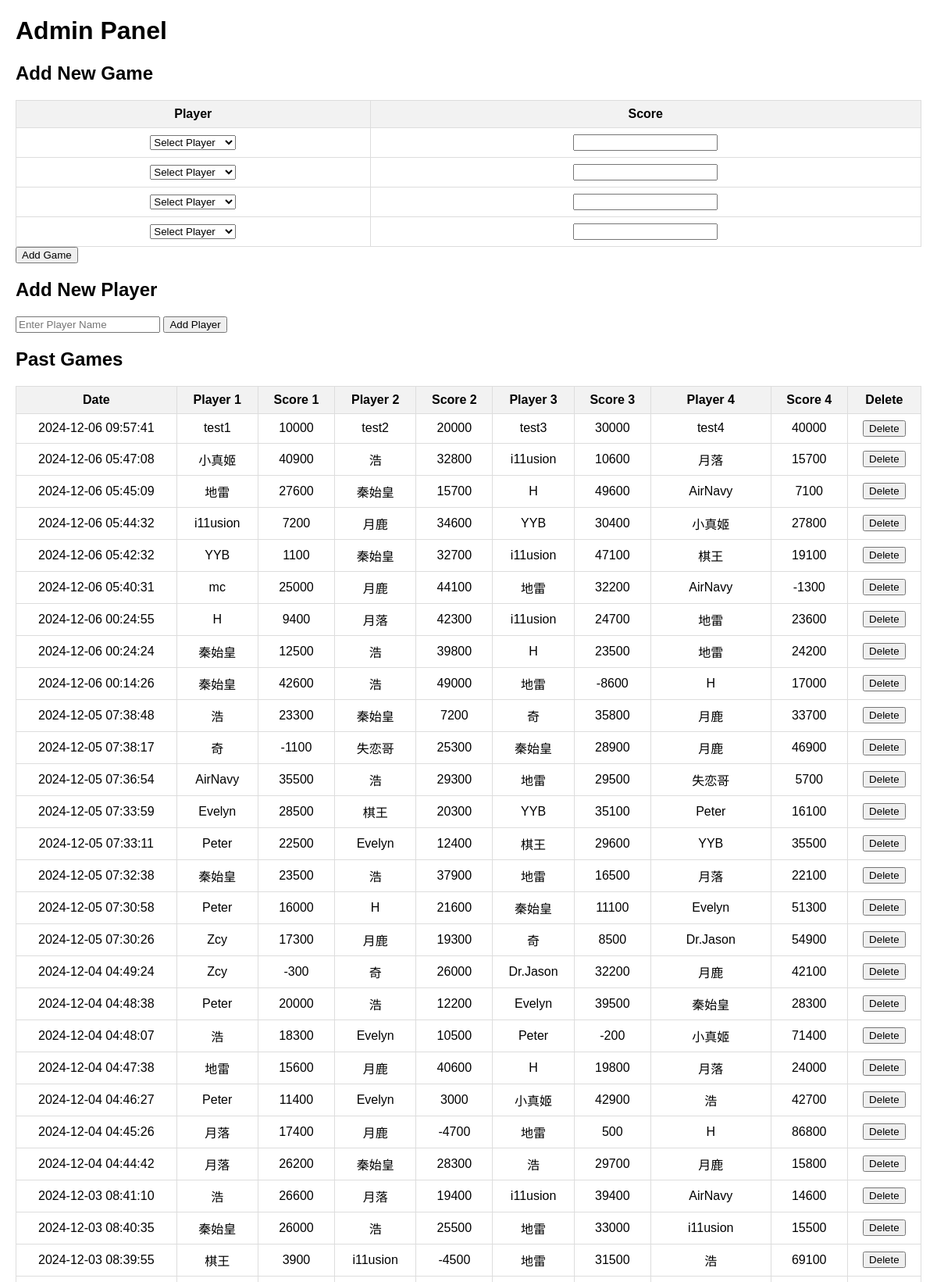
/admin (signed in, upper part), run on the app's committed database.
### tables this page shows
CREATE TABLE games (
    game_id INTEGER PRIMARY KEY AUTOINCREMENT,
    player1 TEXT NOT NULL,
    player2 TEXT NOT NULL,
    player3 TEXT NOT NULL,
    player4 TEXT NOT NULL,
    raw_score1 INTEGER NOT NULL,
    raw_score2 INTEGER NOT NULL,
    raw_score3 INTEGER NOT NULL,
    raw_score4 INTEGER NOT NULL,
    final_score1 INTEGER NOT NULL,
    final_score2 INTEGER NOT NULL,
    final_score3 INTEGER NOT NULL,
    final_score4 INTEGER NOT NULL,
    game_date TIMESTAMP DEFAULT CURRENT_TIMESTAMP
, is_fenix BOOLEAN DEFAULT FALSE);

### app.py (the view, shortened to what this page needs)
@app.route("/admin", methods=["GET", "POST"])
def admin_page():
    if not session.get("is_admin"):
        flash("Admin access required.", "danger")
        return redirect(url_for("admin_login"))
    conn = get_db_connection()
    cursor = conn.cursor()
    conn.close()
    conn = get_db_connection()
    cursor = conn.cursor()
    cursor.execute("SELECT * FROM players ORDER BY name")
    players = cursor.fetchall()
    cursor.execute("""SELECT game_id, game_date, player1, player2, player3, player4, raw_score1,
    raw_score2, raw_score3, raw_score4 FROM games ORDER BY game_date DESC""")
    games = cursor.fetchall()
    conn.close()
    return render_template("admin_dashboard.html", players=players, games=games)

### app.py (called while the page is built)
def get_db_connection():
    conn = sqlite3.connect('mahjong.db')
    conn.row_factory = sqlite3.Row  # Return rows as dictionaries
    return conn

### templates/admin_dashboard.html (shortened to what this page needs)
<!DOCTYPE html>
<html lang="en">
<head>
</head>
<body>
    <h1>Admin Panel</h1>
    <div class="form-section">
        <h2>Add New Game</h2>
        <form method="POST">
            <table>
                <tr>
                    <th>Player</th>
                    <th>Score</th>
                </tr>
                {% for i in range(1, 5) %}
                <tr>
                    <td>
                        <select name="player{{ i }}" required>
                            <option value="" disabled selected>Select Player</option>
                        </select>
                    </td>
                    <td>
                        <input type="number" name="score{{ i }}" required>
                    </td>
                </tr>
                {% endfor %}
            </table>
            <button type="submit" name="add_game">Add Game</button>
        </form>
    </div>
    <div class="form-section">
        <h2>Add New Player</h2>
        <form method="POST">
            <input type="text" name="player_name" placeholder="Enter Player Name" required>
            <button type="submit" name="add_player">Add Player</button>
        </form>
    </div>
    <div class="form-section">
        <h2>Past Games</h2>
        <table>
            <tr>
                <th>Date</th>
                <th>Player 1</th>
                <th>Score 1</th>
                <th>Player 2</th>
                <th>Score 2</th>
                <th>Player 3</th>
                <th>Score 3</th>
                <th>Player 4</th>
                <th>Score 4</th>
                <th>Delete</th>
            </tr>
            {% for game in games %}
            <tr>
                <td>{{ game['game_date'] }}</td>
                <td>{{ game['player1'] }}</td>
                <td>{{ game['raw_score1'] }}</td>
                <td>{{ game['player2'] }}</td>
                <td>{{ game['raw_score2'] }}</td>
                <td>{{ game['player3'] }}</td>
                <td>{{ game['raw_score3'] }}</td>
                <td>{{ game['player4'] }}</td>
                <td>{{ game['raw_score4'] }}</td>
                <td>
                    <form method="POST" style="display: inline;">
                        <button type="submit" name="delete_game">Delete</button>
                    </form>
                </td>
            </tr>
            {% endfor %}
        </table>
    </div>
</body>
</html>

### templates/admin_dashboard.html (style rules this page uses)
body { font-family: Arial, sans-serif; margin: 20px; }
table { width: 100%; border-collapse: collapse; margin-top: 10px; }
th, td { padding: 8px 12px; border: 1px solid #ddd; text-align: center; }
th { background-color: #f2f2f2; }
.form-section { margin: 20px 0; }

### data on the page
games: game_date "2024-12-06 09:57:41", player1 "test1", raw_score1 "10000", player2 "test2", raw_score2 "20000", player3 "test3", raw_score3 "30000", player4 "test4", raw_score4 "40000"
games: game_date "2024-12-06 05:47:08", player1 "小真姬", raw_score1 "40900", player2 "浩", raw_score2 "32800", player3 "i11usion", raw_score3 "10600", player4 "月落", raw_score4 "15700"
games: game_date "2024-12-06 05:45:09", player1 "地雷", raw_score1 "27600", player2 "秦始皇", raw_score2 "15700", player3 "H", raw_score3 "49600", player4 "AirNavy", raw_score4 "7100"
games: game_date "2024-12-06 05:44:32", player1 "i11usion", raw_score1 "7200", player2 "月鹿", raw_score2 "34600", player3 "YYB", raw_score3 "30400", player4 "小真姬", raw_score4 "27800"
games: game_date "2024-12-06 05:42:32", player1 "YYB", raw_score1 "1100", player2 "秦始皇", raw_score2 "32700", player3 "i11usion", raw_score3 "47100", player4 "棋王", raw_score4 "19100"
games: game_date "2024-12-06 05:40:31", player1 "mc", raw_score1 "25000", player2 "月鹿", raw_score2 "44100", player3 "地雷", raw_score3 "32200", player4 "AirNavy", raw_score4 "-1300"
games: game_date "2024-12-06 00:24:55", player1 "H", raw_score1 "9400", player2 "月落", raw_score2 "42300", player3 "i11usion", raw_score3 "24700", player4 "地雷", raw_score4 "23600"
games: game_date "2024-12-06 00:24:24", player1 "秦始皇", raw_score1 "12500", player2 "浩", raw_score2 "39800", player3 "H", raw_score3 "23500", player4 "地雷", raw_score4 "24200"
games: game_date "2024-12-06 00:14:26", player1 "秦始皇", raw_score1 "42600", player2 "浩", raw_score2 "49000", player3 "地雷", raw_score3 "-8600", player4 "H", raw_score4 "17000"
games: game_date "2024-12-05 07:38:48", player1 "浩", raw_score1 "23300", player2 "秦始皇", raw_score2 "7200", player3 "奇", raw_score3 "35800", player4 "月鹿", raw_score4 "33700"
games: game_date "2024-12-05 07:38:17", player1 "奇", raw_score1 "-1100", player2 "失恋哥", raw_score2 "25300", player3 "秦始皇", raw_score3 "28900", player4 "月鹿", raw_score4 "46900"
games: game_date "2024-12-05 07:36:54", player1 "AirNavy", raw_score1 "35500", player2 "浩", raw_score2 "29300", player3 "地雷", raw_score3 "29500", player4 "失恋哥", raw_score4 "5700"
games: game_date "2024-12-05 07:33:59", player1 "Evelyn", raw_score1 "28500", player2 "棋王", raw_score2 "20300", player3 "YYB", raw_score3 "35100", player4 "Peter", raw_score4 "16100"
games: game_date "2024-12-05 07:33:11", player1 "Peter", raw_score1 "22500", player2 "Evelyn", raw_score2 "12400", player3 "棋王", raw_score3 "29600", player4 "YYB", raw_score4 "35500"
games: game_date "2024-12-05 07:32:38", player1 "秦始皇", raw_score1 "23500", player2 "浩", raw_score2 "37900", player3 "地雷", raw_score3 "16500", player4 "月落", raw_score4 "22100"
games: game_date "2024-12-05 07:30:58", player1 "Peter", raw_score1 "16000", player2 "H", raw_score2 "21600", player3 "秦始皇", raw_score3 "11100", player4 "Evelyn", raw_score4 "51300"
games: game_date "2024-12-05 07:30:26", player1 "Zcy", raw_score1 "17300", player2 "月鹿", raw_score2 "19300", player3 "奇", raw_score3 "8500", player4 "Dr.Jason", raw_score4 "54900"
games: game_date "2024-12-04 04:49:24", player1 "Zcy", raw_score1 "-300", player2 "奇", raw_score2 "26000", player3 "Dr.Jason", raw_score3 "32200", player4 "月鹿", raw_score4 "42100"
games: game_date "2024-12-04 04:48:38", player1 "Peter", raw_score1 "20000", player2 "浩", raw_score2 "12200", player3 "Evelyn", raw_score3 "39500", player4 "秦始皇", raw_score4 "28300"
games: game_date "2024-12-04 04:48:07", player1 "浩", raw_score1 "18300", player2 "Evelyn", raw_score2 "10500", player3 "Peter", raw_score3 "-200", player4 "小真姬", raw_score4 "71400"
games: game_date "2024-12-04 04:47:38", player1 "地雷", raw_score1 "15600", player2 "月鹿", raw_score2 "40600", player3 "H", raw_score3 "19800", player4 "月落", raw_score4 "24000"
games: game_date "2024-12-04 04:46:27", player1 "Peter", raw_score1 "11400", player2 "Evelyn", raw_score2 "3000", player3 "小真姬", raw_score3 "42900", player4 "浩", raw_score4 "42700"
games: game_date "2024-12-04 04:45:26", player1 "月落", raw_score1 "17400", player2 "月鹿", raw_score2 "-4700", player3 "地雷", raw_score3 "500", player4 "H", raw_score4 "86800"
games: game_date "2024-12-04 04:44:42", player1 "月落", raw_score1 "26200", player2 "秦始皇", raw_score2 "28300", player3 "浩", raw_score3 "29700", player4 "月鹿", raw_score4 "15800"
games: game_date "2024-12-03 08:41:10", player1 "浩", raw_score1 "26600", player2 "月落", raw_score2 "19400", player3 "i11usion", raw_score3 "39400", player4 "AirNavy", raw_score4 "14600"
games: game_date "2024-12-03 08:40:35", player1 "秦始皇", raw_score1 "26000", player2 "浩", raw_score2 "25500", player3 "地雷", raw_score3 "33000", player4 "i11usion", raw_score4 "15500"
games: game_date "2024-12-03 08:39:55", player1 "棋王", raw_score1 "3900", player2 "i11usion", raw_score2 "-4500", player3 "地雷", raw_score3 "31500", player4 "浩", raw_score4 "69100"
